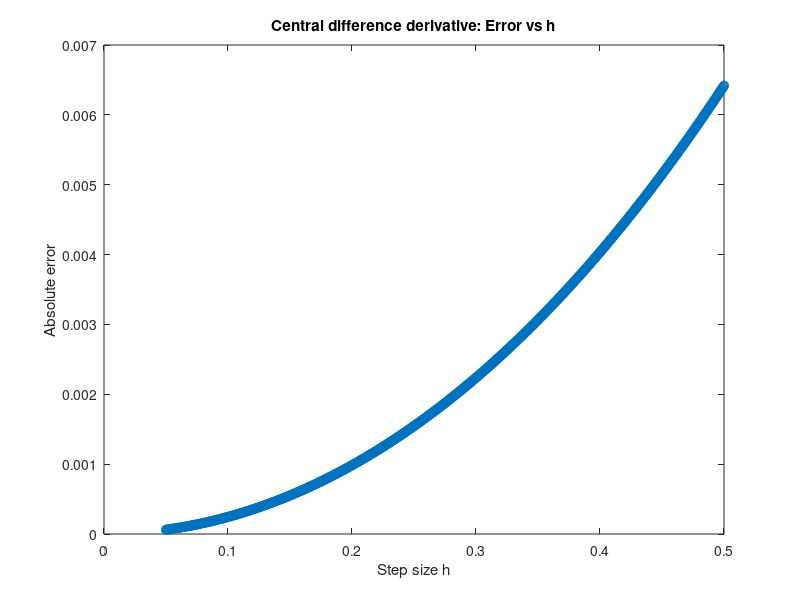
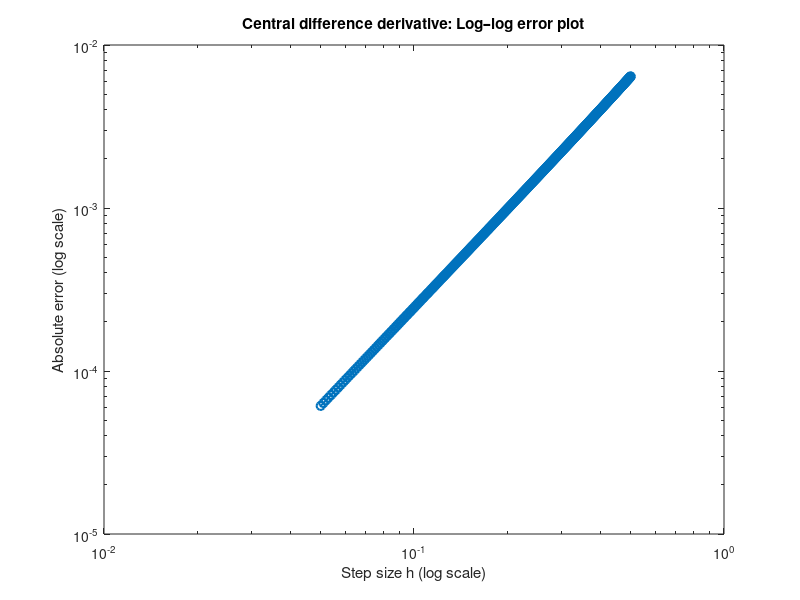

Write the MATLAB code that produced these figures, in order.

%% AM25M009 - Assignment 5 - Theory Class

clc; clear;
close all;

f  = @(x) exp(-2*x) - x;
x0 = 2;

% exact derivative
fprime_exact = -2*exp(-2*x0) - 1;

% step sizes
h_values = 0.5:-0.001:0.05;

fdash_values = zeros(size(h_values));
err_values   = zeros(size(h_values));
fprintf("NOT PRINTING ALL!!\n\n")
fprintf('%8s %15s %15s\n','h','Derivative','Abs_Error');
fprintf('-----------------------------------------------\n');

for k = 1:length(h_values)
    h = h_values(k);
    fdash = ( f(x0 + h) - f(x0 - h) ) / (2*h);     % central difference
    err   = abs(fdash - fprime_exact);

    fdash_values(k) = fdash;
    err_values(k)   = err;

    if mod(k,15) == 0
        fprintf('%8.3f %15.8f %15.8e\n', h, fdash, err);
    end
end

% linear plot
figure;
plot(h_values, err_values, 'o-','LineWidth',1.5);
xlabel('Step size h');
ylabel('Absolute error');
title('Central difference derivative: Error vs h');

% log–log
figure;
loglog(h_values, err_values, 'o-','LineWidth',1.5);
xlabel('Step size h (log scale)');
ylabel('Absolute error (log scale)');
title('Central difference derivative: Log–log error plot');